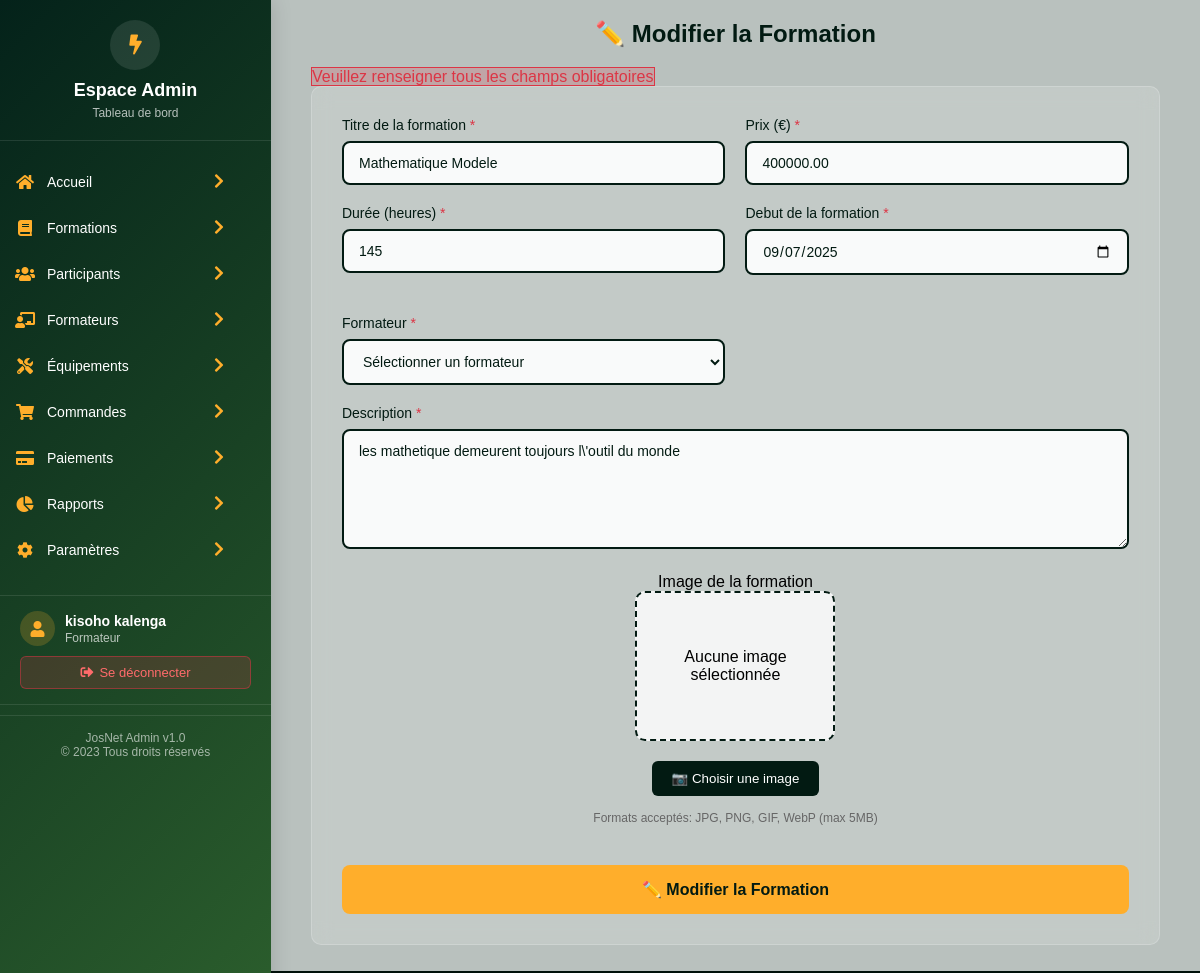
Before: /Admin/AjouteFormation.php?resp=3 (signed in) with the older database file.
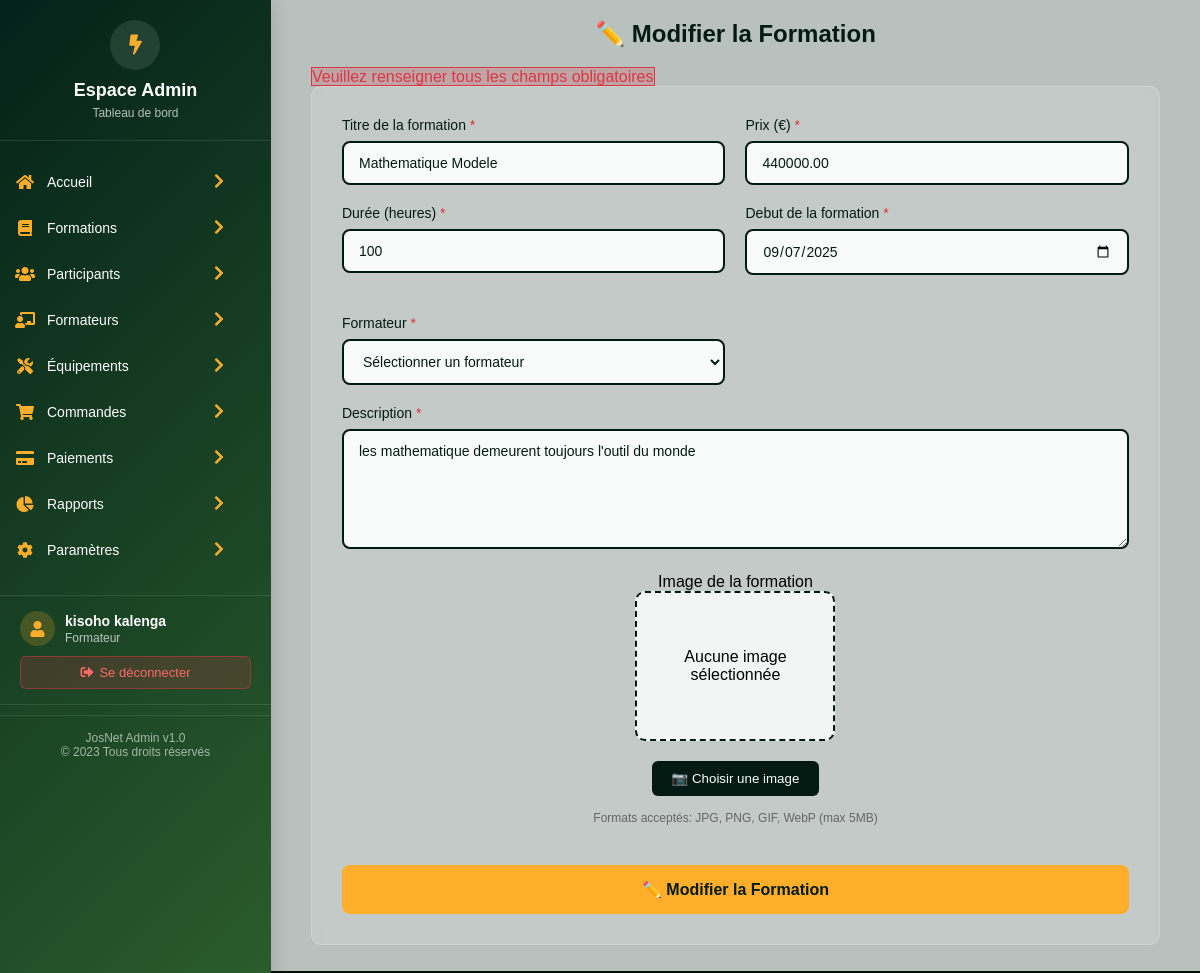
After: the same page with the newer database file.
### tables this page shows
CREATE TABLE IF NOT EXISTS `formations` (
  `id_formation` int NOT NULL AUTO_INCREMENT,
  `titre` varchar(200) NOT NULL,
  `description` text,
  `prix` decimal(10,2) NOT NULL,
  `duree` varchar(50) DEFAULT NULL,
  `id_formateur` int DEFAULT NULL,
  `debut_formation` date NOT NULL,
  `date_creation` timestamp NULL DEFAULT CURRENT_TIMESTAMP,
  `photo` text NOT NULL,
  `note_moyenne` decimal(3,2) DEFAULT '0.00',
  PRIMARY KEY (`id_formation`),
  KEY `fk_formateur` (`id_formateur`)
);

### modele/formation.php (called while the page is built, shortened)
<?php
include_once("base.php");
class Formation {
    private $titre;
    private $description;
    private $prix;
    private $duree;
    private $debut_formation;
    public function __construct($id_formation, $titre, $description, $prix, $duree, $id_formateur, $date_creation, $debut_formation, $photo) {
        $this->titre = $titre;
        $this->description = $description;
        $this->prix = $prix;
        $this->duree = $duree;
        $this->debut_formation = $debut_formation;
    }
    public function getTitre() { return $this->titre; }
    public function getDescription() { return $this->description; }
    public function getPrix() { return $this->prix; }
    public function getDuree() { return $this->duree; }
    public function getDebutFormation() { return $this->debut_formation; }
}
class RequeteFormation {
    private $crud;
    public function __construct() {
        $pdo = new Database();
        $this->crud = $pdo->getConnection();
    }
    public function getFormationById($id) {
        $sql = "SELECT * FROM formations WHERE id_formation = ?";
        $stmt = $this->crud->prepare($sql);
        $stmt->execute([$id]);
        $row = $stmt->fetch(PDO::FETCH_ASSOC);
        if ($row) {
            return new Formation($row['id_formation'], $row['titre'], $row['description'], $row['prix'], $row['duree'], $row['id_formateur'], $row['date_creation'], $row['debut_formation'], $row['photo']);
        }
        return null;
    }
}
?>

### modele/base.php (called while the page is built, shortened)
<?php
class Database {
    private static string $host = "localhost";
    private static string $dbname = "josnet";
    private static string $username = "root";
    private static string $password = "";
    private static ?PDO $conn = null;
    public static function getConnection(): PDO {
        if (self::$conn === null) {
            try {
                self::$conn = new PDO(
                    "mysql:host=" . self::$host . ";dbname=" . self::$dbname . ";charset=utf8",
                    self::$username,
                    self::$password
                );
                self::$conn->setAttribute(PDO::ATTR_ERRMODE, PDO::ERRMODE_EXCEPTION);
                self::$conn->setAttribute(PDO::ATTR_DEFAULT_FETCH_MODE, PDO::FETCH_ASSOC);
            } catch (PDOException $e) {
                die("❌ Erreur de connexion à la base de données : " . $e->getMessage());
            }
        }
        return self::$conn;
    }
}
?>

### controle/controleur_formation.php (called while the page is built, shortened)
<?php
include_once("../modele/formation.php");
class FormationController {
    private $requeteFormation;
    public function __construct() {
        $this->requeteFormation = new RequeteFormation();
    }
    public function getFormation($id_formation): array {
        try {
            $formation = $this->requeteFormation->getFormationById($id_formation);
            if ($formation) {
                return [
                    'success' => true,
                    'data' => $formation
                ];
            } else {
                return [
                    'success' => false,
                    'message' => 'Formation non trouvée'
                ];
            }
        } catch (Exception $e) {
            return [
                'success' => false,
                'message' => 'Erreur: ' . $e->getMessage()
            ];
        }
    }
}

### Admin/AjouteFormation.php (the view, shortened to what the changed rows need)
<?php
include_once('../controle/controleur_utilisateur.php');
if (isset($_GET['resp'])) {
    $isEdit = $_GET['resp'];
}else {
            $isEdit = 0;
        }
?>
<!DOCTYPE html>
<html lang="fr">
<head>
    <link rel="stylesheet" href="../vue/font-awesome/css/all.min.css">
    <link rel="stylesheet" href="../vue/styles/stylemenu.css">
</head>
<body>
    <div class="header_dash">
        <div class="cont_dash">
            <div class="ail_fle">
                <?php include_once('menu.php'); ?>
                <div class="dashcontainu">
                    <div class="form_container">
                        <h2 class="form_title"><?= $isEdit ? '✏️ Modifier la Formation' : '➕ Ajouter une Nouvelle Formation' ?></h2>
                        <?php
$isEdit = isset($_GET['resp']) && !empty($_GET['resp']);
$formation = null;
if ($isEdit) {
    include_once('../controle/controleur_formation.php');
    $formationCtrl = new FormationController();
    $formationData = $formationCtrl->getFormation($_GET['resp']);
    if ($formationData['success']) {
        $formation = $formationData['data'];
    } else {
        header('location: liste_formation.php');
        exit;
    }
}
?>
                        <div class="form_card">
                            <form method="POST" action="../controle/index.php" enctype="multipart/form-data" id="formationForm">
                                <div class="form_row">
                                    <div class="form_group">
                                        <label for="titre">Titre de la formation <span class="required">*</span></label>
                                        <input type="text" id="titre" name="titre" value="<?= $formation ? $formation->getTitre() : ($_POST['titre'] ?? '') ?>" required>
                                    </div>
                                    <div class="form_group">
                                        <label for="prix">Prix (€) <span class="required">*</span></label>
                                        <input type="number" id="prix" name="prix" step="0.01" min="0" value="<?= $formation ? $formation->getPrix() : ($_POST['prix'] ?? '') ?>" required>
                                    </div>
                                </div>
                                <div class="form_row">
                                    <div class="form_group">
                                        <label for="duree">Durée (heures) <span class="required">*</span></label>
                                        <input type="number" id="duree" name="duree" min="1" value="<?= $formation ? $formation->getDuree() : ($_POST['duree'] ?? '') ?>" required>
                                    </div>
                                    <div class="form_group">
                                        <label for="duree">Debut de la formation <span class="required">*</span></label>
                                        <input type="date" id="debut_formation" name="debut_formation" min="1" value="<?= $formation ? $formation->getDebutFormation() : ($_POST['debut_formation'] ?? '') ?>" required>
                                    </div>
                                </div>
                                <div class="form_group">
                                    <label for="description">Description <span class="required">*</span></label>
                                    <textarea id="description" name="description" required><?= $formation ? $formation->getDescription() : ($_POST['description'] ?? '') ?></textarea>
                                </div>
                            </form>
                        </div>
                    </div>
                </div>
            </div>
        </div>
    </div>
</body>
</html>

Changed rows visible on the page:
changed formations "Mathematique Modele": prix "400000.00" → "440000.00"; duree "145" → "100"; description "les mathetique demeurent toujours l\\'outil du monde" → "les mathematique demeurent toujours l'outil du monde"
